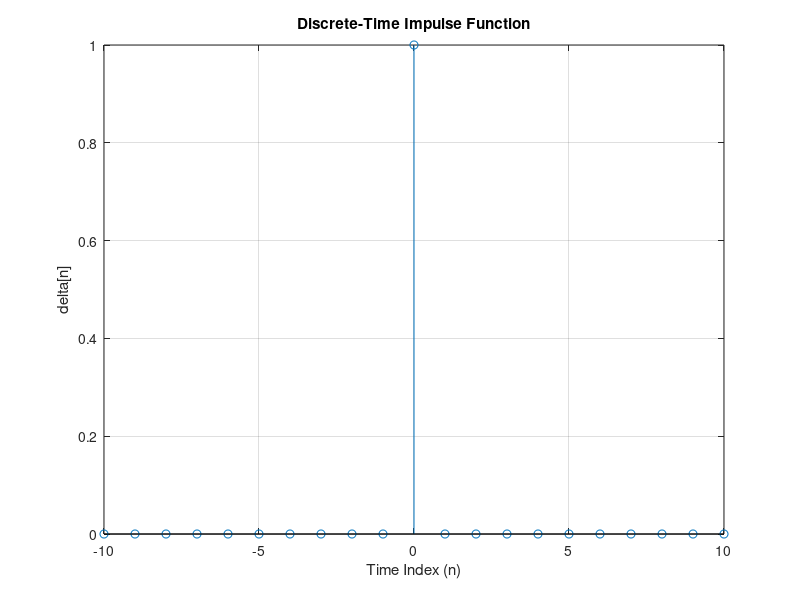

Recreate this plot in MATLAB.
% Define the discrete time vector
n = -10:10;

% Define the discrete-time impulse function
delta = (n == 0);

% Plot the discrete-time impulse function
figure;
stem(n, delta);
title('Discrete-Time Impulse Function');
xlabel('Time Index (n)');
ylabel('delta[n]');
grid on;
